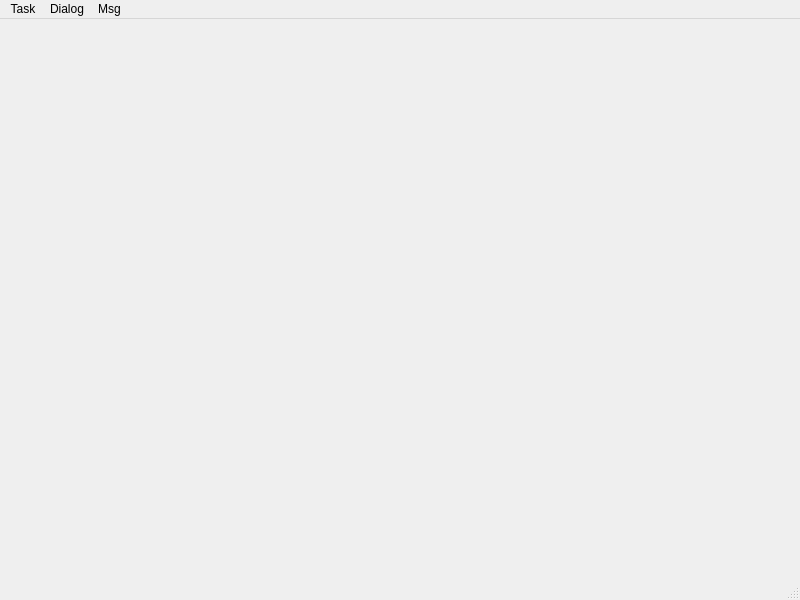
<?xml version="1.0" encoding="UTF-8"?>
<ui version="4.0">
 <class>MainWindow</class>
 <widget class="QMainWindow" name="MainWindow">
  <property name="geometry">
   <rect>
    <x>0</x>
    <y>0</y>
    <width>800</width>
    <height>600</height>
   </rect>
  </property>
  <property name="windowTitle">
   <string>MainWindow</string>
  </property>
  <widget class="QWidget" name="centralwidget"/>
  <widget class="QMenuBar" name="menubar">
   <property name="geometry">
    <rect>
     <x>0</x>
     <y>0</y>
     <width>800</width>
     <height>23</height>
    </rect>
   </property>
   <widget class="QMenu" name="menuTask">
    <property name="title">
     <string>Task</string>
    </property>
    <addaction name="actionOpen"/>
    <addaction name="actionColor"/>
    <addaction name="actionFont"/>
   </widget>
   <widget class="QMenu" name="menuDialog">
    <property name="title">
     <string>Dialog</string>
    </property>
    <addaction name="actionDialogFix"/>
    <addaction name="actionDialogNotFix"/>
   </widget>
   <widget class="QMenu" name="menuMsg">
    <property name="title">
     <string>Msg</string>
    </property>
    <addaction name="actionCritical"/>
    <addaction name="actionInformation"/>
    <addaction name="actionQuestion"/>
    <addaction name="actionWarnning"/>
    <addaction name="actionMyMsg"/>
   </widget>
   <addaction name="menuTask"/>
   <addaction name="menuDialog"/>
   <addaction name="menuMsg"/>
  </widget>
  <widget class="QStatusBar" name="statusbar"/>
  <action name="actionOpen">
   <property name="text">
    <string>Open</string>
   </property>
  </action>
  <action name="actionDialogFix">
   <property name="text">
    <string>DialogFix</string>
   </property>
  </action>
  <action name="actionDialogNotFix">
   <property name="text">
    <string>DialogNotFix</string>
   </property>
  </action>
  <action name="actionCritical">
   <property name="text">
    <string>Critical</string>
   </property>
   <property name="shortcutContext">
    <enum>Qt::ApplicationShortcut</enum>
   </property>
  </action>
  <action name="actionInformation">
   <property name="text">
    <string>Information</string>
   </property>
  </action>
  <action name="actionQuestion">
   <property name="text">
    <string>Question</string>
   </property>
  </action>
  <action name="actionWarnning">
   <property name="text">
    <string>Warnning</string>
   </property>
  </action>
  <action name="actionMyMsg">
   <property name="text">
    <string>MyMsg</string>
   </property>
  </action>
  <action name="actionColor">
   <property name="text">
    <string>Color</string>
   </property>
  </action>
  <action name="actionFont">
   <property name="text">
    <string>Font</string>
   </property>
  </action>
 </widget>
 <resources/>
 <connections/>
</ui>
